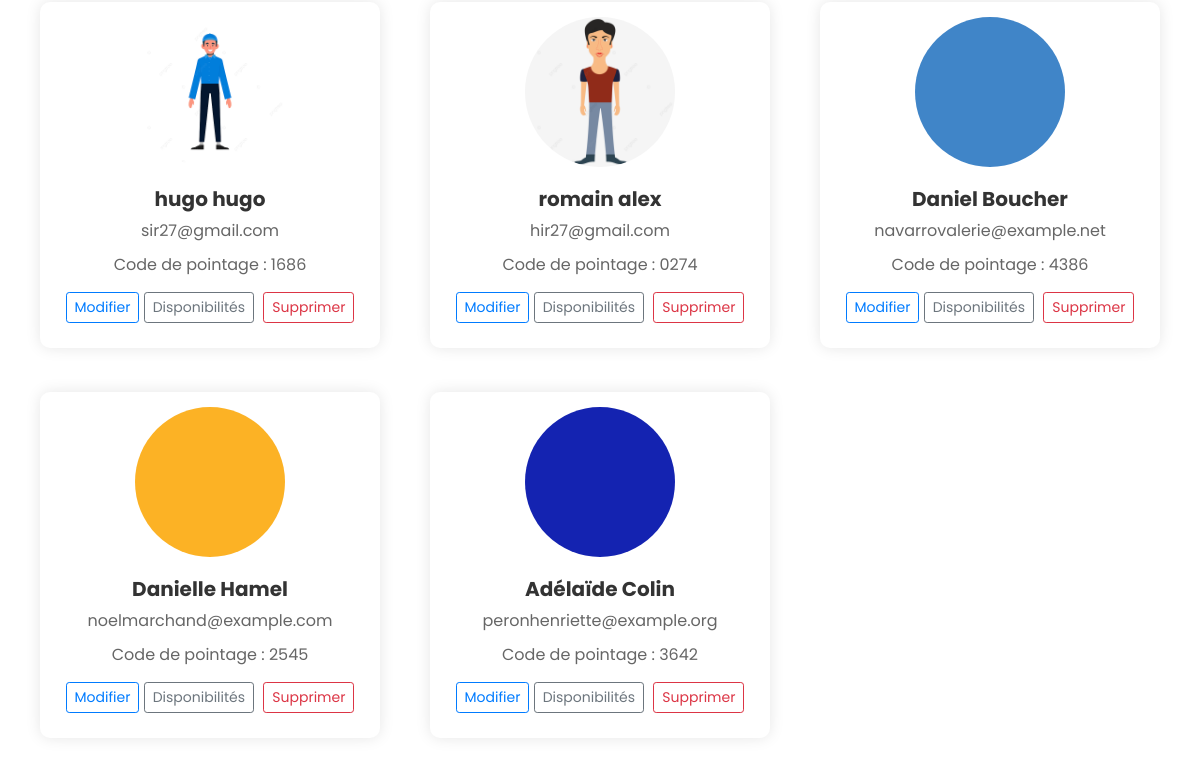
Page /employees/ (signed in, lower part) on the earlier database version.
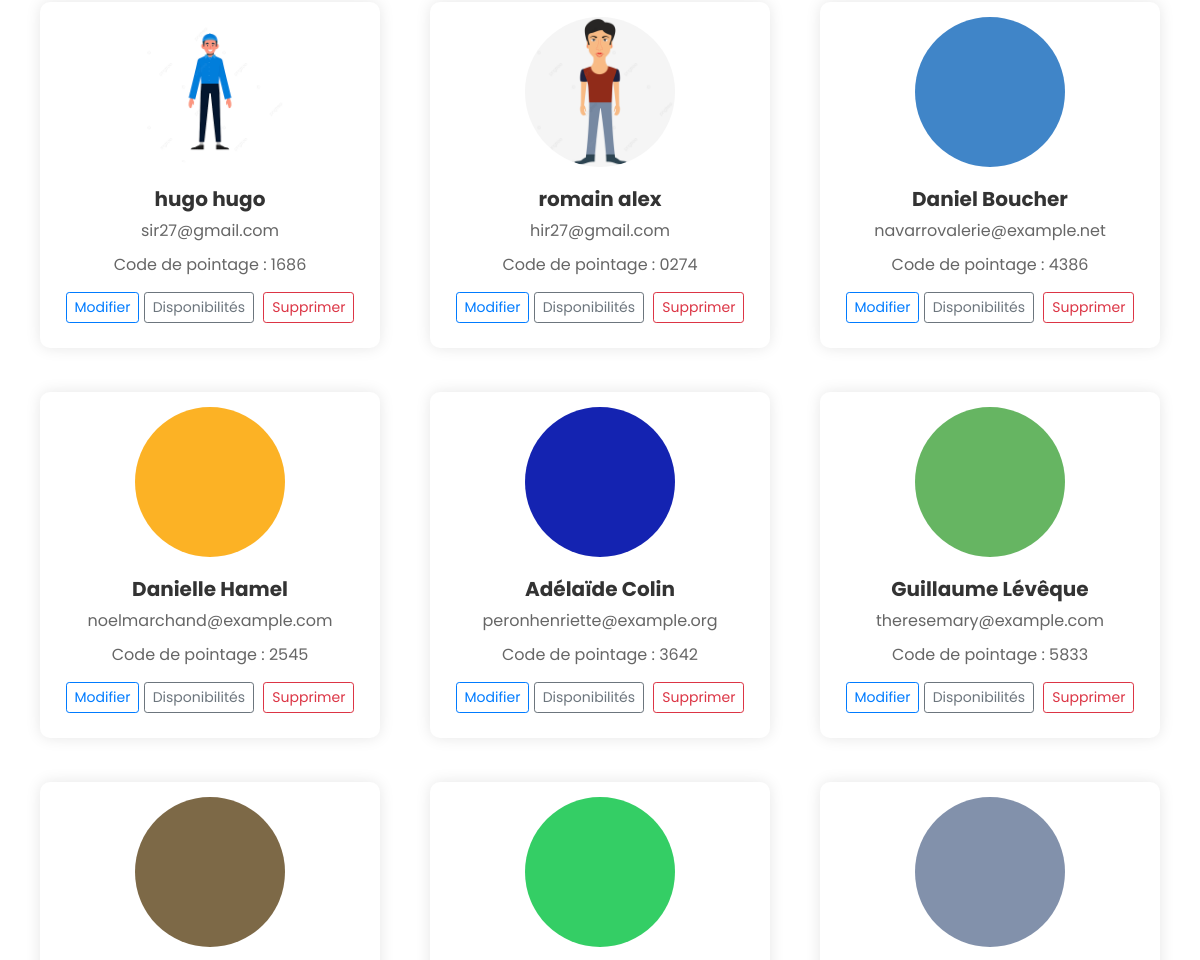
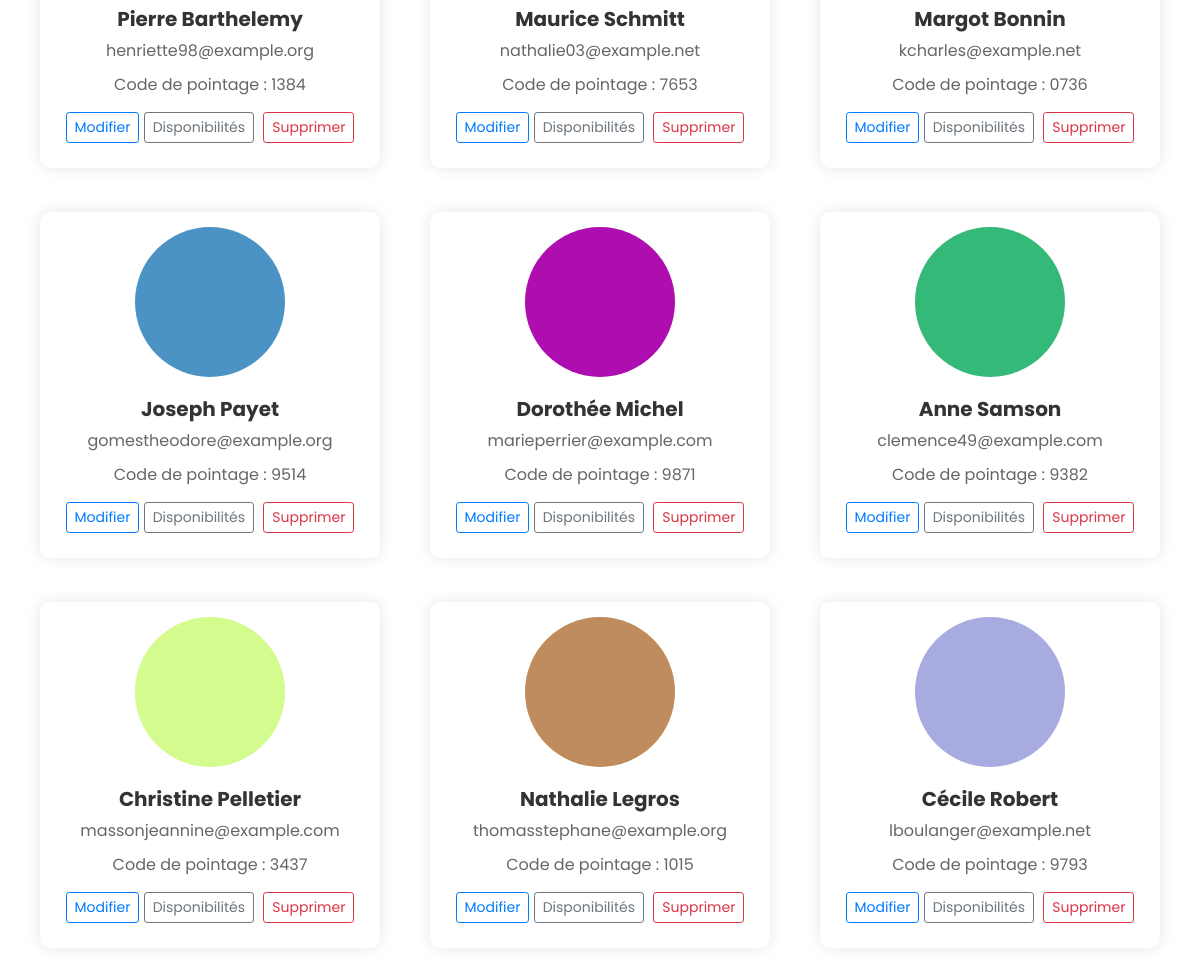
Same page on the later database version (2 pictures, top to bottom).
### accounts/models.py (models this page shows, shortened)
class CustomUser(AbstractUser):
    ROLE_CHOICES = (
        ('employee', 'Employee'),
        ('team_lead', 'Team Lead'),
    )
    role = models.CharField(max_length=10, choices=ROLE_CHOICES, default='manager')
    is_active = models.BooleanField(default=True)
    pointage_code = models.CharField(max_length=4, unique=True, blank=True, null=True)
    created_by = models.ForeignKey('self', null=True, blank=True, on_delete=models.SET_NULL, related_name='employees')
    hours_per_week = models.IntegerField(default=0)
    photo = models.ImageField(upload_to='photos/', null=True, blank=True)

### accounts/views.py (the view)
# urls.py: path('employees/', EmployeeListView.as_view(), name='employee_list'),
class EmployeeListView(LoginRequiredMixin, ListView):
    model = CustomUser
    template_name = 'accounts/employee_list.html'
    context_object_name = 'employees'
    def get_queryset(self):
        user = self.request.user
        return CustomUser.objects.filter(created_by=user, role='employee')

### accounts/templates/accounts/employee_list.html (shortened to what this page needs)
<!DOCTYPE html>
<html lang="fr">
<head>
    <link href="https://maxcdn.bootstrapcdn.com/bootstrap/4.5.2/css/bootstrap.min.css" rel="stylesheet">
</head>
<body>
    <section class="team-section">
        <div class="container">
            <div class="row" id="employeesContainer">
                {% for employee in employees %}
                    <div class="col-lg-4 col-md-6 mb-4 employee-card-container">
                        <div class="employee-card">
                            {% if employee.photo %}
                                <img src="{{ employee.photo.url }}" alt="Photo de {{ employee.first_name }}">
                            {% else %}
                                <img src="https://via.placeholder.com/150" alt="Placeholder Image">
                            {% endif %}
                            <div class="employee-card-body">
                                <h5 class="employee-card-title">{{ employee.first_name }} {{ employee.last_name }}</h5>
                                <p class="employee-card-text">{{ employee.email }}</p>
                                <p class="employee-card-text">Code de pointage : {{ employee.pointage_code }}</p>
                                <div class="employee-card-actions">
                                    <a href="{% url 'edit_employee' employee.pk %}" class="btn btn-outline-primary btn-sm">Modifier</a>
                                    <a href="{% url 'view_availabilities' employee.pk %}" class="btn btn-outline-secondary btn-sm">Disponibilités</a>
                                    <form method="post" action="{% url 'delete_employee' employee.pk %}" style="display:inline;">
                                        <button type="submit" class="btn btn-outline-danger btn-sm" onclick="return confirm('Êtes-vous sûr de vouloir supprimer cet employé ?');">Supprimer</button>
                                    </form>
                                </div>
                            </div>
                        </div>
                    </div>
                {% empty %}
                    <p class="text-center no-results">Aucun employé trouvé.</p>
                {% endfor %}
            </div>
        </div>
    </section>
</body>
</html>

Differences in the rows shown:
added CustomUser: photo (picture), first_name "Guillaume", last_name "Lévêque", email "theresemary@example.com", pointage_code "5833"
added CustomUser: photo (picture), first_name "Pierre", last_name "Barthelemy", email "henriette98@example.org", pointage_code "1384"
added CustomUser: photo (picture), first_name "Maurice", last_name "Schmitt", email "nathalie03@example.net", pointage_code "7653"
added CustomUser: photo (picture), first_name "Margot", last_name "Bonnin", email "kcharles@example.net", pointage_code "0736"
added CustomUser: photo (picture), first_name "Joseph", last_name "Payet", email "gomestheodore@example.org", pointage_code "9514"
added CustomUser: photo (picture), first_name "Dorothée", last_name "Michel", email "marieperrier@example.com", pointage_code "9871"
added CustomUser: photo (picture), first_name "Anne", last_name "Samson", email "clemence49@example.com", pointage_code "9382"
added CustomUser: photo (picture), first_name "Christine", last_name "Pelletier", email "massonjeannine@example.com", pointage_code "3437"
added CustomUser: photo (picture), first_name "Nathalie", last_name "Legros", email "thomasstephane@example.org", pointage_code "1015"
added CustomUser: photo (picture), first_name "Cécile", last_name "Robert", email "lboulanger@example.net", pointage_code "9793"
